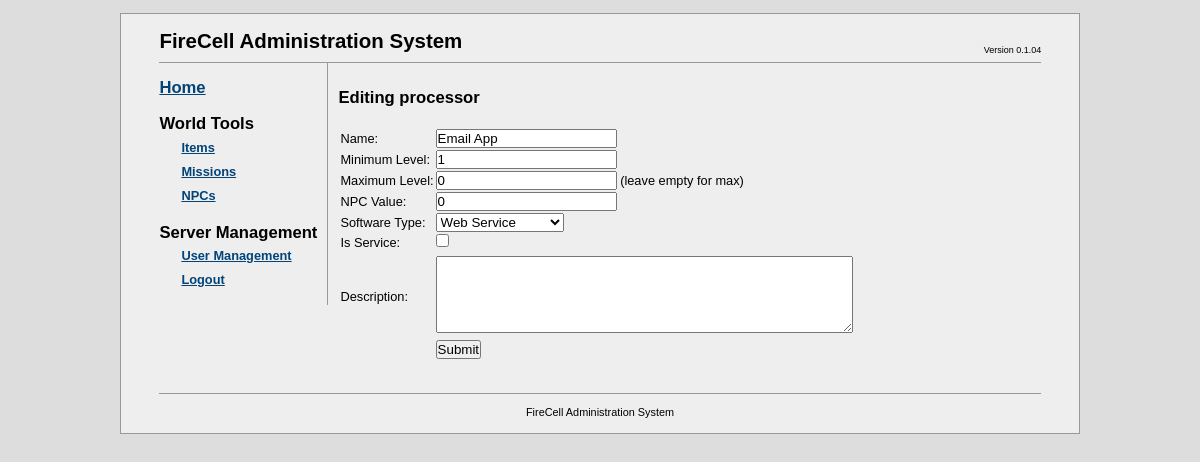
Screenshot of /fcadmin/?a=items&i=28&t=6 (signed in) with the database file from the repository.
### tables this page shows
CREATE TABLE `fc_items` (
  `item_id` bigint(20) unsigned NOT NULL AUTO_INCREMENT,
  `item_name` char(64) DEFAULT NULL,
  `itemtype_id` int(10) unsigned NOT NULL COMMENT 'type of item (tb_itemtypes)',
  `object_id` bigint(20) unsigned NOT NULL COMMENT 'ID of the object in the table corresponding to the item type',
  `description` text,
  `min_level` int(10) unsigned NOT NULL COMMENT 'minimum level that this item can be created for',
  `max_level` int(10) unsigned DEFAULT NULL COMMENT 'maximum level that this item can be created for',
  `npc_value` bigint(20) unsigned NOT NULL COMMENT 'Items NPC value',
  PRIMARY KEY (`item_id`)
);

### fcadmin/db/mysqldb.php (called while the page is built, shortened)
<?php
class MySQLDB
{
	private $link = NULL;
	public function Connect($server, $dbname, $user, $password)
	{
		$result = false;
		$this->link = mysql_pconnect($server, $user, $password);
		if ( $this->link != NULL )
		{
			$result = true;
		}
		return $result;
	}
	public function Execute($query)
	{
		$result = NULL;
		if ( $this->link != NULL )
		{
			$result = mysql_query($query, $this->link);
		}
		return $result;
	}
}
?>

### fcadmin/apps/itemmanager.php (the view, shortened to what this page needs)
<?php
class ItemsManagerApp implements IFCAdminApp
{
  private $db = NULL;
  private $itemAction = NULL;
  private $itemData = NULL;
  private $itemType = NULL;
  private $objectData = NULL;
  public function init($db)
  {
    $this->db = $db;
    $this->itemAction = $_GET["i"];
    switch ( $this->itemAction )
    {
      default:
          $this->itemType = $_GET["t"];
          if ( $this->itemAction > -1 )
          {
            $this->LoadItem( $this->itemAction );
          }
        break;
    }
    return true;
  }
  public function render()
  {
    switch ( $this->itemAction )
    {
      default:
        $this->render_itemform($this->itemAction);
        break;
    }
  }
  private function render_itemform($itemID)
  {
    switch ( $this->itemType )
    {
      case  constant("ItemsManagerapp::ITEMTYPE_SOFTWARE"):
        $this->render_software_form($itemID);
        break;
    }
  }
  private function render_software_form($itemID)
  {
    $userAction = ($itemID == -1 ? "additem" : "edititem");
    $itemName = NULL;
    $minLevel = 1;
    $maxLevel = NULL;
    $npcValue = 0;
    $description = NULL;
    $softwareTypeID = 0;
    $is_service = 0;
    if ( $itemID != -1 )
    {
      $itemName = $this->itemData->name;
      $minLevel = $this->itemData->min_level;
      $maxLevel = ($this->itemData->max_level == "Max" ? NULL : $this->itemData->max_level);
      $npcValue = $this->itemData->npc_value;
      $description = $this->itemData->description;
      $softwareTypeID = $this->objectData->software_type;
      $is_service = $this->objectData->is_service;
    }
    echo "<h2>".($itemID == -1 ? "Adding " : "Editing ")." processor</h2><br/>";
echo <<<FORMDEF
    <form name="$userAction" method="post" action="actions/$userAction.php">
      <input type="hidden" name="item_type" value="1" />
      <table>
        <tr>
          <td>Name:</td>
          <td><input type="text" name="item_name" value="$itemName" /></td>
        </tr>
        <tr>
          <td>Minimum Level:</td>
          <td><input type="text" name="min_level" value="$minLevel" /></td>
        </tr>
        <tr>
          <td>Maximum Level:</td>
          <td><input type="text" name="max_level" value="$maxLevel" /> (leave empty for max)</td>
        </tr>
        <tr>
          <td>NPC Value:</td>
          <td><input type="text" name="npc_value" value="$npcValue" /></td>
        </tr>
        <tr>
          <td>Software Type:</td>
          <td>
            <select>
FORMDEF;
            for ( $i = 1; $i < 7; $i++ )
            {
              echo "<option id=\"$i\"";
              if ( $i == $softwareTypeID )
                echo "selected=\"true\"";
              echo ">";
              switch ( $i )
              {
              case  constant("Software::SWT_WEBSERVICE"):
                echo "Web Service";
                break;
              case  constant("Software::SWT_FTPSERVICE"):
                echo "FTP Service";
                break;
              case  constant("Software::SWT_SSHSERVICE"):
                echo "SSH Service";
                break;
              case  constant("Software::SWT_BANKINGSERVICE"):
                echo "Banking Service";
                break;
              case  constant("Software::SWT_DBSERVICE"):
                echo "Database Service";
                break;
              case  constant("Software::SWT_MAILSERVICE"):
                echo "Mail Service";
                break;
              }
              echo "</option>";
            }
echo <<<FORMDEF
            </select>
          <!--
            <input type="text" name="software_type" value="$softwareTypeID" />
          -->
          </td>
        </tr>
        <tr>
          <td>Is Service:</td>
          <td><input type="checkbox" name="is_service"
FORMDEF;
        if ( $is_service )
          echo "checked=\"yes\" ";
echo <<<FORMDEF
             /></td>
        </tr>
        <tr>
FORMDEF;
echo <<<FORMDEF
        </tr>
        <tr>
          <td>Description:</td>
          <td><textarea name="description" cols="50" rows="5">$description</textarea></td>
        </tr>
        <tr>
          <td></td>
          <td><input type="submit" value="Submit" /></td>
        </tr>
      </table>
FORMDEF;
echo <<<FORMDEF
    </form>
FORMDEF;
  }
  private function LoadItem($itemID)
  {
    $query = "SELECT      * ".
             "FROM        fc_items items ".
             "INNER JOIN  fc_itemtypes types ".
             "ON          types.itemtype_id = items.itemtype_id ".
             "WHERE       items.item_id = $itemID";
    $result = $this->db->Execute($query);
    if ( $result != NULL )
    {
      if ( $line = mysql_fetch_array($result, MYSQL_ASSOC) )
        $this->itemData = $this->CreateItemFromRecord($line);
    }
  }
  private function CreateItemFromRecord($record)
  {
    $item = new Item();
    $item->id = $record["item_id"];
    $item->name = $record["item_name"];
    $item->type_id = $record["itemtype_id"];
    $item->object_id = $record["object_id"];
    $item->description = $record["description"];
    $item->min_level = $record["min_level"];
    $item->max_level = ($record["max_level"] == NULL ? "Max" : $record["max_level"]);
    $item->npc_value = $record["npc_value"];
    return $item;
  }
  private function CreateSoftwareFromRecord($record)
  {
    $this->objectData = new Software;
    $this->objectData->software_type = $record["software_type_id"];
    $this->objectData->is_service = $record["is_service"];
  }
}
?>

### fcadmin/css/fcadmin.css (style rules this page uses)
* { margin: 0; padding: 0; }
html { background: #ddd; }
h2 { margin: 0.8em 0 0 0; font-size: 1.3em; font-weight: bold; }

### rows the page displays
fc_items: item_name "Email App", min_level "1", max_level "0", npc_value "0"
